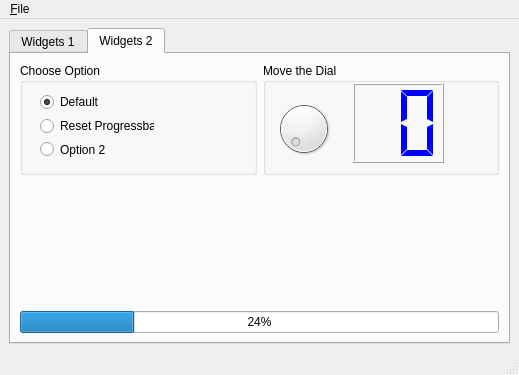
<?xml version="1.0" encoding="UTF-8"?>
<ui version="4.0">
 <class>MainWindow</class>
 <widget class="QMainWindow" name="MainWindow">
  <property name="geometry">
   <rect>
    <x>0</x>
    <y>0</y>
    <width>519</width>
    <height>375</height>
   </rect>
  </property>
  <property name="windowTitle">
   <string>MainWindow</string>
  </property>
  <widget class="QWidget" name="centralwidget">
   <layout class="QGridLayout" name="gridLayout">
    <item row="0" column="1">
     <widget class="QTabWidget" name="tabWidget_1">
      <property name="font">
       <font>
        <weight>50</weight>
        <bold>false</bold>
       </font>
      </property>
      <property name="currentIndex">
       <number>1</number>
      </property>
      <widget class="QWidget" name="tab_widgets_1">
       <property name="toolTip">
        <string/>
       </property>
       <property name="statusTip">
        <string/>
       </property>
       <attribute name="title">
        <string>Widgets 1</string>
       </attribute>
       <layout class="QVBoxLayout" name="verticalLayout">
        <item>
         <layout class="QVBoxLayout" name="verticalLayout_tab_1">
          <item>
           <widget class="QTabWidget" name="tabWidget_2">
            <property name="accessibleName">
             <string/>
            </property>
            <property name="currentIndex">
             <number>1</number>
            </property>
            <widget class="QWidget" name="tab_tree">
             <property name="statusTip">
              <string/>
             </property>
             <attribute name="title">
              <string>Tree</string>
             </attribute>
             <layout class="QHBoxLayout" name="horizontalLayout">
              <item>
               <layout class="QVBoxLayout" name="verticalLayout_2">
                <item>
                 <widget class="QTreeWidget" name="treeWidget">
                  <column>
                   <property name="text">
                    <string>Header 1</string>
                   </property>
                  </column>
                  <column>
                   <property name="text">
                    <string>New Column</string>
                   </property>
                  </column>
                  <item>
                   <property name="text">
                    <string>Item1</string>
                   </property>
                   <item>
                    <property name="text">
                     <string>Subitem1</string>
                    </property>
                   </item>
                  </item>
                 </widget>
                </item>
               </layout>
              </item>
             </layout>
            </widget>
            <widget class="QWidget" name="tab_calendar">
             <property name="statusTip">
              <string/>
             </property>
             <attribute name="title">
              <string>Calendar</string>
             </attribute>
             <layout class="QVBoxLayout" name="verticalLayout_3">
              <item>
               <widget class="QDateEdit" name="dateEdit">
                <property name="alignment">
                 <set>Qt::AlignCenter</set>
                </property>
               </widget>
              </item>
              <item>
               <widget class="QCalendarWidget" name="calendarWidget"/>
              </item>
             </layout>
            </widget>
           </widget>
          </item>
         </layout>
        </item>
       </layout>
      </widget>
      <widget class="QWidget" name="tab_widgets_2">
       <property name="toolTip">
        <string/>
       </property>
       <property name="statusTip">
        <string/>
       </property>
       <attribute name="title">
        <string>Widgets 2</string>
       </attribute>
       <layout class="QGridLayout" name="gridLayout_2">
        <item row="3" column="0" colspan="2">
         <widget class="QProgressBar" name="progressBar">
          <property name="value">
           <number>24</number>
          </property>
         </widget>
        </item>
        <item row="0" column="0">
         <widget class="QGroupBox" name="groupBox">
          <property name="title">
           <string>Choose Option</string>
          </property>
          <widget class="QWidget" name="layoutWidget">
           <property name="geometry">
            <rect>
             <x>20</x>
             <y>30</y>
             <width>114</width>
             <height>65</height>
            </rect>
           </property>
           <layout class="QVBoxLayout" name="verticalLayout_4">
            <item>
             <widget class="QRadioButton" name="radioButton">
              <property name="statusTip">
               <string>This is the default option</string>
              </property>
              <property name="text">
               <string>Default</string>
              </property>
              <property name="checked">
               <bool>true</bool>
              </property>
             </widget>
            </item>
            <item>
             <widget class="QRadioButton" name="radioButton_2">
              <property name="statusTip">
               <string>Click to reset the Progress bar</string>
              </property>
              <property name="text">
               <string>Reset Progressbar</string>
              </property>
             </widget>
            </item>
            <item>
             <widget class="QRadioButton" name="radioButton_3">
              <property name="statusTip">
               <string>Option 2:  Select to...</string>
              </property>
              <property name="text">
               <string>Option 2</string>
              </property>
             </widget>
            </item>
           </layout>
          </widget>
         </widget>
        </item>
        <item row="0" column="1">
         <widget class="QGroupBox" name="groupBox_2">
          <property name="title">
           <string>Move the Dial</string>
          </property>
          <widget class="QWidget" name="verticalLayoutWidget">
           <property name="geometry">
            <rect>
             <x>10</x>
             <y>30</y>
             <width>61</width>
             <height>71</height>
            </rect>
           </property>
           <layout class="QVBoxLayout" name="verticalLayout_5">
            <item>
             <widget class="QDial" name="dial"/>
            </item>
           </layout>
          </widget>
          <widget class="QWidget" name="verticalLayoutWidget_2">
           <property name="geometry">
            <rect>
             <x>90</x>
             <y>20</y>
             <width>91</width>
             <height>80</height>
            </rect>
           </property>
           <layout class="QVBoxLayout" name="verticalLayout_6">
            <item>
             <widget class="QLCDNumber" name="lcdNumber">
              <property name="palette">
               <palette>
                <active>
                 <colorrole role="WindowText">
                  <brush brushstyle="SolidPattern">
                   <color alpha="255">
                    <red>0</red>
                    <green>0</green>
                    <blue>255</blue>
                   </color>
                  </brush>
                 </colorrole>
                </active>
                <inactive>
                 <colorrole role="WindowText">
                  <brush brushstyle="SolidPattern">
                   <color alpha="255">
                    <red>0</red>
                    <green>0</green>
                    <blue>255</blue>
                   </color>
                  </brush>
                 </colorrole>
                </inactive>
                <disabled>
                 <colorrole role="WindowText">
                  <brush brushstyle="SolidPattern">
                   <color alpha="255">
                    <red>120</red>
                    <green>120</green>
                    <blue>120</blue>
                   </color>
                  </brush>
                 </colorrole>
                </disabled>
               </palette>
              </property>
              <property name="digitCount">
               <number>2</number>
              </property>
              <property name="mode">
               <enum>QLCDNumber::Dec</enum>
              </property>
              <property name="segmentStyle">
               <enum>QLCDNumber::Flat</enum>
              </property>
             </widget>
            </item>
           </layout>
          </widget>
         </widget>
        </item>
        <item row="2" column="1">
         <spacer name="verticalSpacer_2">
          <property name="orientation">
           <enum>Qt::Vertical</enum>
          </property>
          <property name="sizeType">
           <enum>QSizePolicy::Maximum</enum>
          </property>
          <property name="sizeHint" stdset="0">
           <size>
            <width>20</width>
            <height>130</height>
           </size>
          </property>
         </spacer>
        </item>
       </layout>
      </widget>
     </widget>
    </item>
   </layout>
  </widget>
  <widget class="QMenuBar" name="menubar">
   <property name="geometry">
    <rect>
     <x>0</x>
     <y>0</y>
     <width>519</width>
     <height>21</height>
    </rect>
   </property>
   <widget class="QMenu" name="menu_File">
    <property name="title">
     <string>&amp;File</string>
    </property>
   </widget>
   <addaction name="menu_File"/>
  </widget>
  <widget class="QStatusBar" name="statusbar">
   <property name="statusTip">
    <string>Status bar</string>
   </property>
  </widget>
 </widget>
 <tabstops>
  <tabstop>tabWidget_2</tabstop>
 </tabstops>
 <resources/>
 <connections>
  <connection>
   <sender>dial</sender>
   <signal>valueChanged(int)</signal>
   <receiver>lcdNumber</receiver>
   <slot>display(int)</slot>
   <hints>
    <hint type="sourcelabel">
     <x>303</x>
     <y>115</y>
    </hint>
    <hint type="destinationlabel">
     <x>385</x>
     <y>127</y>
    </hint>
   </hints>
  </connection>
  <connection>
   <sender>radioButton_2</sender>
   <signal>clicked()</signal>
   <receiver>progressBar</receiver>
   <slot>reset()</slot>
   <hints>
    <hint type="sourcelabel">
     <x>60</x>
     <y>124</y>
    </hint>
    <hint type="destinationlabel">
     <x>68</x>
     <y>331</y>
    </hint>
   </hints>
  </connection>
 </connections>
</ui>
